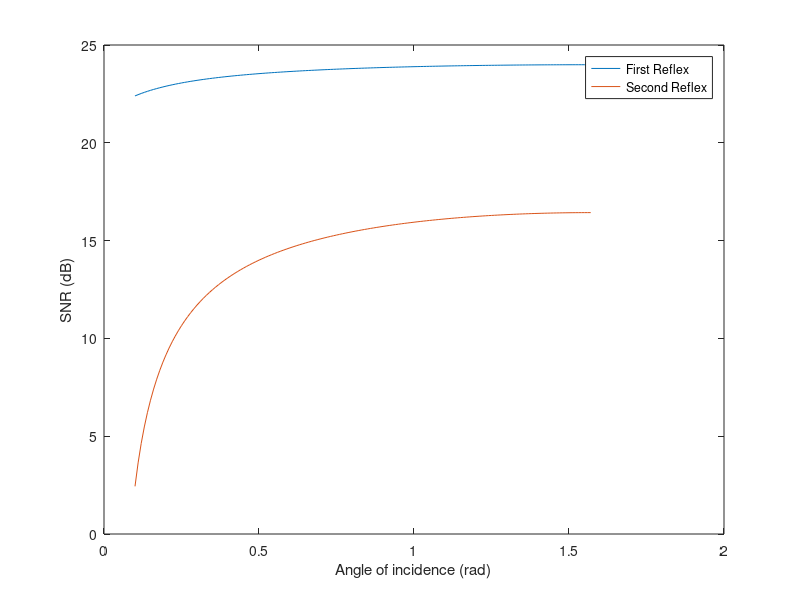

Write MATLAB code to recreate this figure.
clc, clear all
sig1=0.1:0.01:pi/2;
f=17.68;h=90;R=6370;
Gt=1;Pt=100;
d=2*h./tan(sig1);
r=2*R.*(sin(d./(2*R))./cos(sig1+(d./(2*R))));
Lbf=32.44+20*log10(f)+20*log10(r);
% multi-hop sea-surface reflection loss
b=0.1:0.01:pi/2;
a2=80;ro=4;bc=3*10^2/17.68;
a1=a2-60*bc*ro*i;
Rv=(a1.*sin(b)-sqrt(a1-(cos(b).^2)))./(a1.*sin(b)+sqrt(a1-(cos(b).^2)));
Rh=(sin(b)-sqrt(a1-(cos(b).^2)))./(sin(b)+sqrt(a1-(cos(b).^2)));
Lf=10.*log10(((abs(Rv)).^2+(abs(Rh)).^2)/2) ;
%Ionospheric absorption loss
f=17.68;h=90;R=6370;
R12=100;fh=1.2;
X=0.5;
a=asin(0.985.*cos(sig1));
Ij=(1+0.00037*R12)*(cos(0.881*X))^1.3;
Li=((677.2.*sec(a))/((f+fh)^1.98+10.2))*Ij;

E=136.6+Pt+Gt+20*log10(f)-Lbf-Lf-Li;
Ej=10;
SNR=20*log10(E./Ej);
plot(sig1,SNR)
hold on
d1=d/2;r=2*R.*(sin(d1./(2*R))./cos(sig1+(d1./(2*R))));
Lbf=32.44+20*log10(f)+20*log10(r)
% multi-hop sea-surface reflection loss.
b=0.1:0.01:pi/2;
a2=80;ro=4;bc=3*10^2/17.68;
a1=a2-60*bc*ro*i;
Rv=(a1.*sin(b)-sqrt(a1-(cos(b).^2)))./(a1.*sin(b)+sqrt(a1-(cos(b).^2)));
Rh=(sin(b)-sqrt(a1-(cos(b).^2)))./(sin(b)+sqrt(a1-(cos(b).^2)));
Lf2=10.*log10(((abs(Rv)).^2+(abs(Rh)).^2)/2) ;
%Ionospheric absorption loss
f=17.68;h=90;R=6370;
R12=100;fh=1.2;
X=0.5;
a=asin(0.985.*cos(sig1));
Ij=(1+0.00037*R12)*(cos(0.881*X))^1.3;
Li2=((677.2.*sec(a))/((f+fh)^1.98+10.2))*Ij;
E2=136.6+Pt+Gt+20*log10(f)-2*Lbf-Lf-Li-Lf2-Li2;
Ej=10;
SNR2=20*log10(E2./Ej);
plot(sig1,SNR2);
legend('First Reflex','Second Reflex')
xlabel('Angle of incidence (rad)')
ylabel('SNR (dB)')
